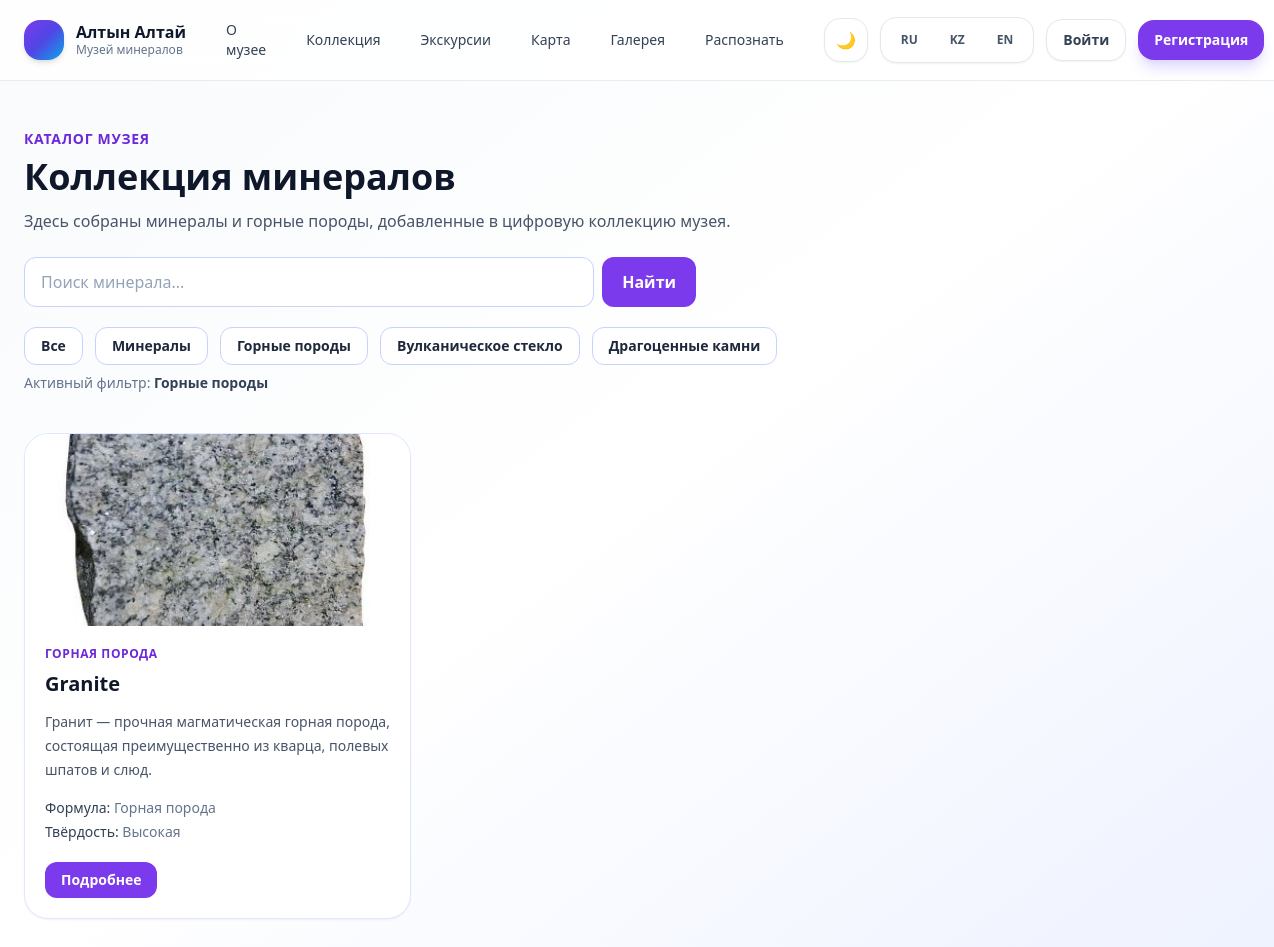
/collection/?type=rock, run on the app's committed database.
### catalog/models.py (models this page shows, shortened)
class Mineral(models.Model):
    CATEGORY_CHOICES = [
        ("mineral", "Минерал"),
        ("rock", "Горная порода"),
        ("glass", "Вулканическое стекло"),
        ("gem", "Драгоценный камень"),
    ]
    slug = models.SlugField(
        max_length=120,
        unique=True,
        verbose_name="Ключ модели",
    )
    title = models.CharField(
        max_length=200,
        verbose_name="Название",
    )
    formula = models.CharField(
        max_length=200,
        blank=True,
        verbose_name="Формула",
    )
    color = models.CharField(
        max_length=200,
        blank=True,
        verbose_name="Цвет",
    )
    hardness = models.CharField(
        max_length=100,
        blank=True,
        verbose_name="Твёрдость",
    )
    origin = models.TextField(
        blank=True,
        verbose_name="Происхождение",
    )
    usage = models.TextField(
        blank=True,
        verbose_name="Применение",
    )
    description = models.TextField(
        blank=True,
        verbose_name="Описание",
    )
    facts = models.JSONField(
        default=list,
        blank=True,
        verbose_name="Интересные факты",
    )
    category = models.CharField(
        max_length=20,
        choices=CATEGORY_CHOICES,
        default="mineral",
        verbose_name="Категория",
    )
    image = models.ImageField(
        upload_to="minerals/",
        blank=True,
        null=True,
        verbose_name="Фото",
    )
    created_at = models.DateTimeField(auto_now_add=True)
    class Meta:
        verbose_name = "Минерал"
        verbose_name_plural = "Минералы"
        ordering = ["title"]

### pages/views.py (the view, shortened to what this page needs)
# urls.py: path("collection/", views.collection, name="collection"),
def collection(request):
    query = request.GET.get("q", "").strip()
    category = request.GET.get("type", "").strip()
    minerals = Mineral.objects.all()
    if category:
        minerals = minerals.filter(category=category)
    return render(request, "pages/collection.html", {
        "minerals": minerals,
        "query": query,
        "category": category,
    })

### templates/pages/collection.html (shortened to what this page needs)
<!doctype html>
<html lang="ru">
<head>
  <script src="https://cdn.tailwindcss.com"></script>
</head>
<body class="min-h-screen bg-gradient-to-br from-slate-50 via-white to-indigo-50 text-slate-900 dark:from-slate-950 dark:via-slate-900 dark:to-slate-950 dark:text-slate-100">
  {% include "includes/header.html" %}
  <section class="max-w-7xl mx-auto px-6 py-12">
    <div class="mb-10">
      <div class="text-sm font-semibold text-violet-700 uppercase tracking-wider dark:text-violet-400">
        Каталог музея
      </div>
      <h1 class="mt-2 text-4xl font-extrabold text-slate-900 dark:text-white">
        Коллекция минералов
      </h1>
      <p class="mt-3 text-slate-600 dark:text-slate-300">
        Здесь собраны минералы и горные породы, добавленные в цифровую коллекцию музея.
      </p>
      <div class="mt-6 max-w-2xl relative">
        <form method="get" id="search-form">
          <div class="flex gap-2">
            <input
              id="search-input"
              type="text"
              name="q"
              value="{{ query }}"
              placeholder="Поиск минерала..."
              autocomplete="off"
              class="w-full px-4 py-3 rounded-xl border border-indigo-200 bg-white text-slate-900 placeholder:text-slate-400 focus:outline-none focus:ring-2 focus:ring-indigo-400 dark:border-slate-700 dark:bg-slate-900 dark:text-slate-100 dark:placeholder:text-slate-500"
            >
            <button
              type="submit"
              class="px-5 py-3 rounded-xl bg-violet-600 text-white font-semibold hover:bg-violet-700"
            >
              Найти
            </button>
          </div>
        </form>
      </div>
      <div class="flex flex-wrap gap-3 mt-5">
        <a href="/collection/"
           class="px-4 py-2 rounded-xl border border-indigo-200 bg-white text-slate-800 hover:bg-indigo-50 text-sm font-semibold dark:border-slate-700 dark:bg-slate-900 dark:text-slate-100 dark:hover:bg-slate-800">
          Все
        </a>
        <a href="/collection/?type=mineral"
           class="px-4 py-2 rounded-xl border border-indigo-200 bg-white text-slate-800 hover:bg-indigo-50 text-sm font-semibold dark:border-slate-700 dark:bg-slate-900 dark:text-slate-100 dark:hover:bg-slate-800">
          Минералы
        </a>
        <a href="/collection/?type=rock"
           class="px-4 py-2 rounded-xl border border-indigo-200 bg-white text-slate-800 hover:bg-indigo-50 text-sm font-semibold dark:border-slate-700 dark:bg-slate-900 dark:text-slate-100 dark:hover:bg-slate-800">
          Горные породы
        </a>
        <a href="/collection/?type=glass"
           class="px-4 py-2 rounded-xl border border-indigo-200 bg-white text-slate-800 hover:bg-indigo-50 text-sm font-semibold dark:border-slate-700 dark:bg-slate-900 dark:text-slate-100 dark:hover:bg-slate-800">
          Вулканическое стекло
        </a>
        <a href="/collection/?type=gem"
           class="px-4 py-2 rounded-xl border border-indigo-200 bg-white text-slate-800 hover:bg-indigo-50 text-sm font-semibold dark:border-slate-700 dark:bg-slate-900 dark:text-slate-100 dark:hover:bg-slate-800">
          Драгоценные камни
        </a>
      </div>
      {% if category %}
        <p class="mt-2 text-sm text-slate-500 dark:text-slate-400">
          Активный фильтр:
          <span class="font-semibold text-slate-700 dark:text-slate-200">
            {% if category == "mineral" %}
              Минералы
            {% elif category == "rock" %}
              Горные породы
            {% elif category == "glass" %}
              Вулканическое стекло
            {% elif category == "gem" %}
              Драгоценные камни
            {% else %}
              {{ category }}
            {% endif %}
          </span>
        </p>
      {% endif %}
    </div>
    <div class="grid md:grid-cols-2 lg:grid-cols-3 xl:grid-cols-4 gap-8">
      {% for mineral in minerals %}
      <div class="bg-white rounded-3xl border border-indigo-100 shadow-sm hover:shadow-lg transition overflow-hidden dark:bg-slate-900 dark:border-slate-800">
        {% if mineral.image %}
          <img src="{{ mineral.image.url }}" alt="{{ mineral.title }}" class="h-48 w-full object-cover">
        {% else %}
          <div class="h-48 bg-slate-100 flex items-center justify-center text-slate-400 dark:bg-slate-800 dark:text-slate-500">
            Нет фото
          </div>
        {% endif %}
        <div class="p-5">
          <div class="text-xs text-violet-700 font-semibold uppercase tracking-wider dark:text-violet-400">
            {{ mineral.get_category_display }}
          </div>
          <h2 class="mt-2 text-xl font-bold text-slate-900 dark:text-white">
            {{ mineral.title }}
          </h2>
          <p class="mt-3 text-sm text-slate-600 leading-6 dark:text-slate-300">
            {{ mineral.description|truncatechars:120 }}
          </p>
          <div class="mt-4 text-sm text-slate-500 dark:text-slate-400">
            <div>
              <span class="font-medium text-slate-700 dark:text-slate-200">Формула:</span>
              {{ mineral.formula|default:"—" }}
            </div>
            <div class="mt-1">
              <span class="font-medium text-slate-700 dark:text-slate-200">Твёрдость:</span>
              {{ mineral.hardness|default:"—" }}
            </div>
          </div>
          <a href="{% url 'pages:mineral_detail' mineral.slug %}"
             class="inline-block mt-5 px-4 py-2 rounded-xl bg-violet-600 text-white text-sm font-semibold hover:bg-violet-700 transition">
            Подробнее
          </a>
        </div>
      </div>
      {% endfor %}
    </div>
  </section>
</body>
</html>

### data on the page
Mineral: image (picture), category "ГОРНАЯ ПОРОДА", title "Granite", description "Гранит — прочная магматическая горная порода, состоящая преимущественно из кварца, полевых шпатов и слюд.", formula "Горная порода", hardness "Высокая"
